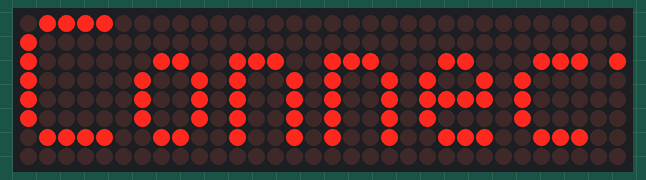
A program run on a simulated ESP32. Shown: 32×8 LED matrix. WiFi joins after 1.5 s; servers stay silent unless stated; network time is answered at once with the bench clock; the local clock reads 2024-03-15 10:24:30 at power-on unless the program sets it; what the program prints to the serial monitor is not drawn.

Above: at 2.14 s.
At 3.58 s:
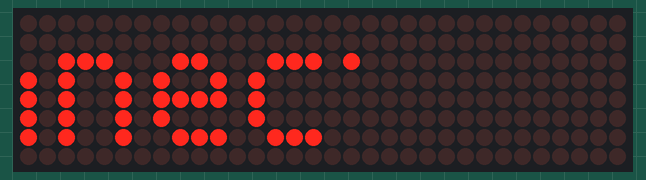
At 5.12 s:
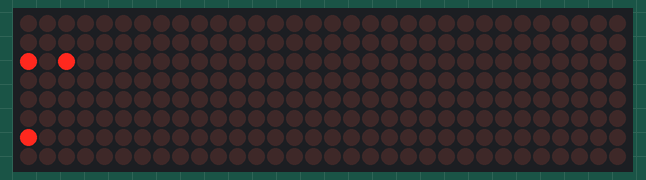
At 8.5 s:
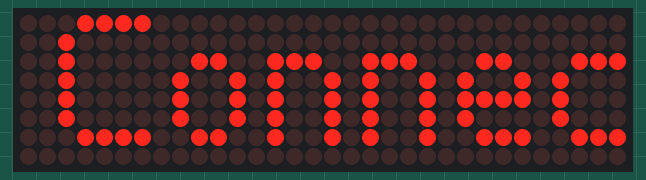
At 11.68 s:
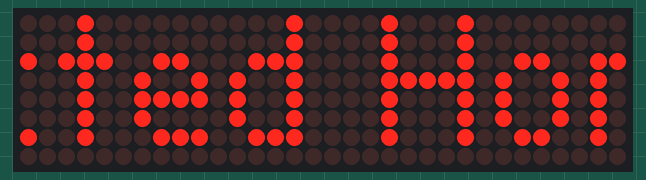
At 14.86 s:
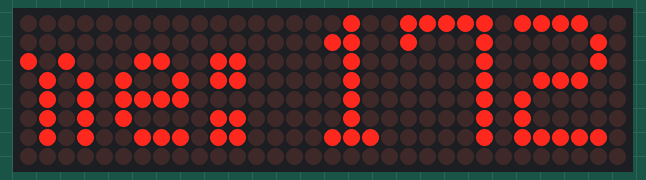

The program:

main.cpp
```cpp
#include <Arduino.h>
#include <WiFi.h>
#include <MD_Parola.h>
#include <MD_MAX72xx.h>
#include <SPI.h>
#include "letters.h"
#include <NTPClient.h>
#include <WiFiUdp.h>

#define HARDWARE_TYPE MD_MAX72XX::FC16_HW
#define MAX_DEVICES 4

#define CLK_PIN   18 // or SCK
#define DATA_PIN  19 // or MOSI
#define CS_PIN    5 // or SS

MD_Parola P = MD_Parola(HARDWARE_TYPE, DATA_PIN, CLK_PIN, CS_PIN, MAX_DEVICES);
//speed: more value moves slower
#define SPEED_TIME  100
#define PAUSE_TIME  0
#define MAX_MESG  20

const char* ssid = "BeInTech-Ventures";
const char* password = "BI15711588";
bool changed = false;
WiFiUDP ntpUDP;
NTPClient timeClient(ntpUDP);
unsigned long t;
unsigned int cur;
unsigned int last;
String day;
// Global variables

void setup(void)
{
  Serial.begin(115200);
  delay(10);
  Serial.print("Connecting to ");
  Serial.println(ssid);
  WiFi.begin(ssid, password);
  while (WiFi.status() != WL_CONNECTED) {
      delay(500);
  }

  Serial.println("WiFi connected");
  Serial.println("IP address: ");
  Serial.println(WiFi.localIP());
  delay(100);
  timeClient.begin();
  delay(50);
  timeClient.setTimeOffset(6*3600);
  delay(50);
  timeClient.forceUpdate();
  delay(200);
  String date = timeClient.getFormattedDate();
  delay(50);
  unsigned long epochTime = timeClient.getEpochTime();
  delay(50);
  unsigned long epochDay = epochTime/86400;
  delay(50);
  t = epochDay-18072;
  Serial.println(t);
  Serial.println(date);
  day = "Connected Home: " + String(t) + " days";
  char *c =(char*) day.c_str();
  P.begin(3);
  P.setInvert(false);
  P.setZone(0, 0, 3);
  P.displayZoneText(0, c, PA_CENTER, SPEED_TIME, 0, PA_PRINT, PA_SCROLL_LEFT);
}

void loop(void)
{
  P.displayAnimate();
  if (P.getZoneStatus(0))
  {
    P.setTextEffect(0, PA_SCROLL_LEFT, PA_SCROLL_LEFT);
    P.displayReset(0);
  }

  while(!timeClient.update()) {
    timeClient.forceUpdate();
  }
    cur=timeClient.getHours();
    Serial.print("Current: ");
    Serial.print(cur);
    Serial.println();
    if(cur==0 && last==23){
      delay(2000);
      ESP.restart();
    }
    last = cur;
    Serial.print("Last: ");
    Serial.print(last);
    Serial.println();
    delay(10);
}
```

letters.h
```cpp
// Data file for user example user defined fonts
#ifndef FONTDATA_H
#define FONTDATA_H

MD_MAX72XX::fontType_t numeric7Seg[] PROGMEM =
{
  0,    // 0
  0,    // 1
  0,    // 2
  0,    // 3
  0,    // 4
  0,    // 5
  0,    // 6
  0,    // 7
  0,    // 8
  0,    // 9
  0,    // 10
  0,    // 11
  0,    // 12
  0,    // 13
  0,    // 14
  0,    // 15
  0,    // 16
  0,    // 17
  0,    // 18
  0,    // 19
  0,    // 20
  0,    // 21
  0,    // 22
  0,    // 23
  0,    // 24
  0,    // 25
  0,    // 26
  0,    // 27
  0,    // 28
  0,    // 29
  0,    // 30
  0,    // 31
  1, 0,   // 32 - 'Space'
  0,    // 33 - '!'
  0,    // 34 - '"'
  0,    // 35 - '#'
  0,    // 36 - '$'
  0,    // 37 - '%'
  0,    // 38 - '&'
  0,    // 39 - '''
  0,    // 40 - '('
  0,    // 41 - ')'
  0,    // 42 - '*'
  0,    // 43 - '+'
  0,    // 44 - ','
  0,    // 45 - '-'
  1, 64,    // 46 - '.'
  0,    // 47 - '/'
  3, 62, 34, 62,  // 48 - '0'
  3, 36, 62, 32,      // 49 - '1'
  3, 58, 42, 46,    // 50 - '2'
  3, 42, 42, 62,    // 51 - '3'
  3, 14, 8, 62,    // 52 - '4'
  3, 46, 42, 58,    // 53 - '5'
  3, 62, 42, 58,  // 54 - '6'
  3, 6, 2, 62,    // 55 - '7'
  3, 62, 42, 62,  // 56 - '8'
  3, 46, 42, 62,  // 57 - '9'
  1, 20,    // 58 - ':'
  0,    // 59 - ';'
  0,    // 60 - '<'
  0,    // 61 - '='
  0,    // 62 - '>'
  0,    // 63 - '?'
  0,    // 64 - '@'
  5, 127, 9, 9, 9, 127,   // 65 - 'A'
  5, 127, 73, 73, 73, 54,   // 66 - 'B'
  5, 127, 65, 65, 65, 65,   // 67 - 'C'
  5, 127, 65, 65, 65, 62,   // 68 - 'D'
  5, 127, 73, 73, 73, 73,   // 69 - 'E'
  5, 127, 9, 9, 9, 9,     // 70 - 'F'
  0,    // 71 - 'G'
  0,    // 72 - 'H'
  0,    // 73 - 'I'
  0,    // 74 - 'J'
  0,    // 75 - 'K'
  0,    // 76 - 'L'
  0,    // 77 - 'M'
  0,    // 78 - 'N'
  0,    // 79 - 'O'
  0,    // 80 - 'P'
  0,    // 81 - 'Q'
  0,    // 82 - 'R'
  0,    // 83 - 'S'
  0,    // 84 - 'T'
  0,    // 85 - 'U'
  0,    // 86 - 'V'
  0,    // 87 - 'W'
  0,    // 88 - 'X'
  0,    // 89 - 'Y'
  0,    // 90 - 'Z'
  0,    // 91 - '['
  0,    // 92 - '\'
  0,    // 93 - ']'
  0,    // 94 - '^'
  0,    // 95 - '_'
  0,    // 96 - '`'
  5, 127, 9, 9, 9, 127,   // 97 - 'a'
  5, 127, 73, 73, 73, 54,   // 98 - 'b'
  5, 127, 65, 65, 65, 65,   // 99 - 'c'
  5, 127, 65, 65, 65, 62,   // 100 - 'd'
  5, 127, 73, 73, 73, 73,   // 101 - 'e'
  5, 127, 9, 9, 9, 9,     // 102 - 'f'
  0,    // 103 - 'g'
  0,    // 104 - 'h'
  0,    // 105 - 'i'
  0,    // 106 - 'j'
  0,    // 107 - 'k'
  0,    // 108 - 'l'
  0,    // 109 - 'm'
  0,    // 110 - 'n'
  0,    // 111 - 'o'
  0,    // 112 - 'p'
  0,    // 113 - 'q'
  0,    // 114 - 'r'
  0,    // 115 - 's'
  0,    // 116 - 't'
  0,    // 117 - 'u'
  0,    // 118 - 'v'
  0,    // 119 - 'w'
  0,    // 120 - 'x'
  0,    // 121 - 'y'
  0,    // 122 - 'z'
  0,    // 123 - '{'
  1, 127,   // 124 - '|'
  0,    // 125
  0,    // 126
  0,    // 127
  0,    // 128
  0,    // 129
  0,    // 130
  0,    // 131
  0,    // 132
  0,    // 133
  0,    // 134
  0,    // 135
  0,    // 136
  0,    // 137
  0,    // 138
  0,    // 139
  0,    // 140
  0,    // 141
  0,    // 142
  0,    // 143
  0,    // 144
  0,    // 145
  0,    // 146
  0,    // 147
  0,    // 148
  0,    // 149
  0,    // 150
  0,    // 151
  0,    // 152
  0,    // 153
  0,    // 154
  0,    // 155
  0,    // 156
  0,    // 157
  0,    // 158
  0,    // 159
  0,    // 160
  0,    // 161
  0,    // 162
  0,    // 163
  0,    // 164
  0,    // 165
  0,    // 166
  0,    // 167
  0,    // 168
  0,    // 169
  0,    // 170
  0,    // 171
  0,    // 172
  0,    // 173
  0,    // 174
  0,    // 175
  0,    // 176
  0,    // 177
  0,    // 178
  0,    // 179
  0,    // 180
  0,    // 181
  0,    // 182
  0,    // 183
  0,    // 184
  0,    // 185
  0,    // 186
  0,    // 187
  0,    // 188
  0,    // 189
  0,    // 190
  0,    // 191
  0,    // 192
  0,    // 193
  0,    // 194
  0,    // 195
  0,    // 196
  0,    // 197
  0,    // 198
  0,    // 199
  0,    // 200
  0,    // 201
  0,    // 202
  0,    // 203
  0,    // 204
  0,    // 205
  0,    // 206
  0,    // 207
  0,    // 208
  0,    // 209
  0,    // 210
  0,    // 211
  0,    // 212
  0,    // 213
  0,    // 214
  0,    // 215
  0,    // 216
  0,    // 217
  0,    // 218
  0,    // 219
  0,    // 220
  0,    // 221
  0,    // 222
  0,    // 223
  0,    // 224
  0,    // 225
  0,    // 226
  0,    // 227
  0,    // 228
  0,    // 229
  0,    // 230
  0,    // 231
  0,    // 232
  0,    // 233
  0,    // 234
  0,    // 235
  0,    // 236
  0,    // 237
  0,    // 238
  0,    // 239
  0,    // 240
  0,    // 241
  0,    // 242
  0,    // 243
  0,    // 244
  0,    // 245
  0,    // 246
  0,    // 247
  0,    // 248
  0,    // 249
  0,    // 250
  0,    // 251
  0,    // 252
  0,    // 253
  0,    // 254
  0,    // 255
};

MD_MAX72XX::fontType_t numeric7Se[] PROGMEM =
{
  0,    // 0
  0,    // 1
  0,    // 2
  0,    // 3
  0,    // 4
  0,    // 5
  0,    // 6
  0,    // 7
  0,    // 8
  0,    // 9
  0,    // 10
  0,    // 11
  0,    // 12
  0,    // 13
  0,    // 14
  0,    // 15
  0,    // 16
  0,    // 17
  0,    // 18
  0,    // 19
  0,    // 20
  0,    // 21
  0,    // 22
  0,    // 23
  0,    // 24
  0,    // 25
  0,    // 26
  0,    // 27
  0,    // 28
  0,    // 29
  0,    // 30
  0,    // 31
  1, 0,   // 32 - 'Space'
  0,    // 33 - '!'
  0,    // 34 - '"'
  0,    // 35 - '#'
  0,    // 36 - '$'
  0,    // 37 - '%'
  0,    // 38 - '&'
  0,    // 39 - '''
  0,    // 40 - '('
  0,    // 41 - ')'
  0,    // 42 - '*'
  0,    // 43 - '+'
  0,    // 44 - ','
  0,    // 45 - '-'
  1, 64,    // 46 - '.'
  0,    // 47 - '/'
  4, 127, 65, 65, 127,  // 48 - '0'
  4, 0, 66, 127, 64,     // 49 - '1'
  4, 121, 73, 73, 79,   // 50 - '2'
  4, 99, 73, 73, 119,   // 51 - '3'
  4, 15, 8, 8, 127,    // 52 - '4'
  4, 79, 73, 73, 121,   // 53 - '5'
  4, 127, 73, 73, 121,  // 54 - '6'
  4, 3, 1, 125, 3,     // 55 - '7'
  4, 119, 73, 73, 119,  // 56 - '8'
  4, 79, 73, 73, 127,   // 57 - '9'
  1, 20,    // 58 - ':'
  0,    // 59 - ';'
  0,    // 60 - '<'
  0,    // 61 - '='
  0,    // 62 - '>'
  0,    // 63 - '?'
  0,    // 64 - '@'
  5, 127, 9, 9, 9, 127,   // 65 - 'A'
  5, 127, 73, 73, 73, 54,   // 66 - 'B'
  5, 127, 65, 65, 65, 65,   // 67 - 'C'
  5, 127, 65, 65, 65, 62,   // 68 - 'D'
  5, 127, 73, 73, 73, 73,   // 69 - 'E'
  5, 127, 9, 9, 9, 9,     // 70 - 'F'
  0,    // 71 - 'G'
  0,    // 72 - 'H'
  0,    // 73 - 'I'
  0,    // 74 - 'J'
  0,    // 75 - 'K'
  0,    // 76 - 'L'
  0,    // 77 - 'M'
  0,    // 78 - 'N'
  0,    // 79 - 'O'
  0,    // 80 - 'P'
  0,    // 81 - 'Q'
  0,    // 82 - 'R'
  0,    // 83 - 'S'
  0,    // 84 - 'T'
  0,    // 85 - 'U'
  0,    // 86 - 'V'
  0,    // 87 - 'W'
  0,    // 88 - 'X'
  0,    // 89 - 'Y'
  0,    // 90 - 'Z'
  0,    // 91 - '['
  0,    // 92 - '\'
  0,    // 93 - ']'
  0,    // 94 - '^'
  0,    // 95 - '_'
  0,    // 96 - '`'
  5, 127, 9, 9, 9, 127,   // 97 - 'a'
  5, 127, 73, 73, 73, 54,   // 98 - 'b'
  5, 127, 65, 65, 65, 65,   // 99 - 'c'
  5, 127, 65, 65, 65, 62,   // 100 - 'd'
  5, 127, 73, 73, 73, 73,   // 101 - 'e'
  5, 127, 9, 9, 9, 9,     // 102 - 'f'
  0,    // 103 - 'g'
  0,    // 104 - 'h'
  0,    // 105 - 'i'
  0,    // 106 - 'j'
  0,    // 107 - 'k'
  0,    // 108 - 'l'
  0,    // 109 - 'm'
  0,    // 110 - 'n'
  0,    // 111 - 'o'
  0,    // 112 - 'p'
  0,    // 113 - 'q'
  0,    // 114 - 'r'
  0,    // 115 - 's'
  0,    // 116 - 't'
  0,    // 117 - 'u'
  0,    // 118 - 'v'
  0,    // 119 - 'w'
  0,    // 120 - 'x'
  0,    // 121 - 'y'
  0,    // 122 - 'z'
  0,    // 123 - '{'
  1, 127,   // 124 - '|'
  0,    // 125
  0,    // 126
  0,    // 127
  0,    // 128
  0,    // 129
  0,    // 130
  0,    // 131
  0,    // 132
  0,    // 133
  0,    // 134
  0,    // 135
  0,    // 136
  0,    // 137
  0,    // 138
  0,    // 139
  0,    // 140
  0,    // 141
  0,    // 142
  0,    // 143
  0,    // 144
  0,    // 145
  0,    // 146
  0,    // 147
  0,    // 148
  0,    // 149
  0,    // 150
  0,    // 151
  0,    // 152
  0,    // 153
  0,    // 154
  0,    // 155
  0,    // 156
  0,    // 157
  0,    // 158
  0,    // 159
  0,    // 160
  0,    // 161
  0,    // 162
  0,    // 163
  0,    // 164
  0,    // 165
  0,    // 166
  0,    // 167
  0,    // 168
  0,    // 169
  0,    // 170
  0,    // 171
  0,    // 172
  0,    // 173
  0,    // 174
  0,    // 175
  0,    // 176
  0,    // 177
  0,    // 178
  0,    // 179
  0,    // 180
  0,    // 181
  0,    // 182
  0,    // 183
  0,    // 184
  0,    // 185
  0,    // 186
  0,    // 187
  0,    // 188
  0,    // 189
  0,    // 190
  0,    // 191
  0,    // 192
  0,    // 193
  0,    // 194
  0,    // 195
  0,    // 196
  0,    // 197
  0,    // 198
  0,    // 199
  0,    // 200
  0,    // 201
  0,    // 202
  0,    // 203
  0,    // 204
  0,    // 205
  0,    // 206
  0,    // 207
  0,    // 208
  0,    // 209
  0,    // 210
  0,    // 211
  0,    // 212
  0,    // 213
  0,    // 214
  0,    // 215
  0,    // 216
  0,    // 217
  0,    // 218
  0,    // 219
  0,    // 220
  0,    // 221
  0,    // 222
  0,    // 223
  0,    // 224
  0,    // 225
  0,    // 226
  0,    // 227
  0,    // 228
  0,    // 229
  0,    // 230
  0,    // 231
  0,    // 232
  0,    // 233
  0,    // 234
  0,    // 235
  0,    // 236
  0,    // 237
  0,    // 238
  0,    // 239
  0,    // 240
  0,    // 241
  0,    // 242
  0,    // 243
  0,    // 244
  0,    // 245
  0,    // 246
  0,    // 247
  0,    // 248
  0,    // 249
  0,    // 250
  0,    // 251
  0,    // 252
  0,    // 253
  0,    // 254
  0,    // 255
};
#endif
```
